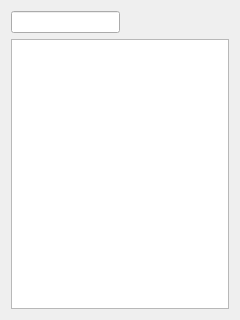
<?xml version="1.0" encoding="UTF-8"?>
<ui version="4.0">
 <class>spotsSelectionWidget</class>
 <widget class="QWidget" name="spotsSelectionWidget">
  <property name="geometry">
   <rect>
    <x>0</x>
    <y>0</y>
    <width>240</width>
    <height>320</height>
   </rect>
  </property>
  <property name="windowTitle">
   <string>Form</string>
  </property>
  <layout class="QVBoxLayout" name="verticalLayout_2">
   <item>
    <layout class="QVBoxLayout" name="verticalLayout">
     <item>
      <layout class="QHBoxLayout" name="horizontalLayout">
       <item>
        <widget class="QLineEdit" name="lineEdit"/>
       </item>
       <item>
        <spacer name="horizontalSpacer">
         <property name="orientation">
          <enum>Qt::Horizontal</enum>
         </property>
         <property name="sizeHint" stdset="0">
          <size>
           <width>40</width>
           <height>20</height>
          </size>
         </property>
        </spacer>
       </item>
      </layout>
     </item>
     <item>
      <widget class="QTableView" name="tableView">
       <property name="toolTip">
        <string>Spots Selected</string>
       </property>
      </widget>
     </item>
    </layout>
   </item>
  </layout>
 </widget>
 <resources/>
 <connections/>
</ui>
